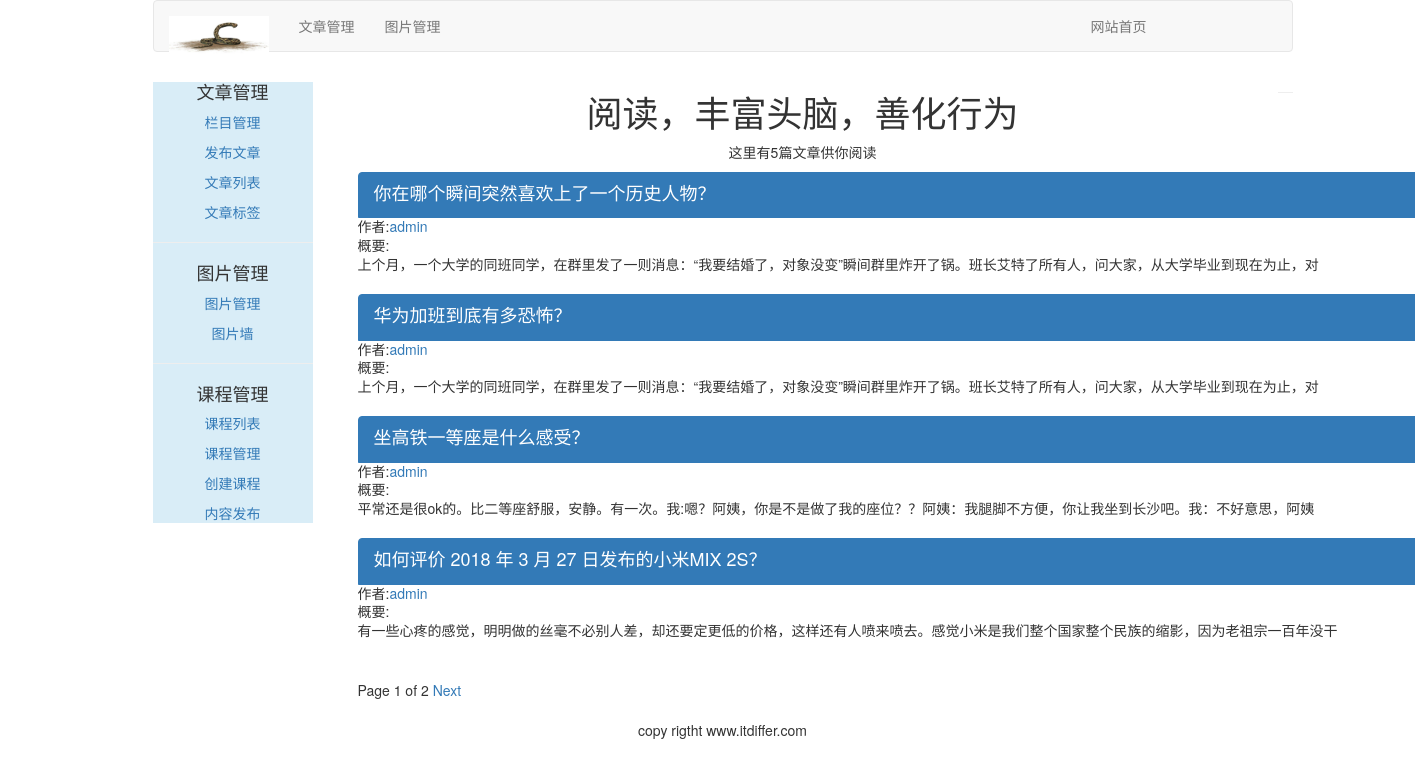
/article/list_article_titles/, run on an earlier commit of the app's database.
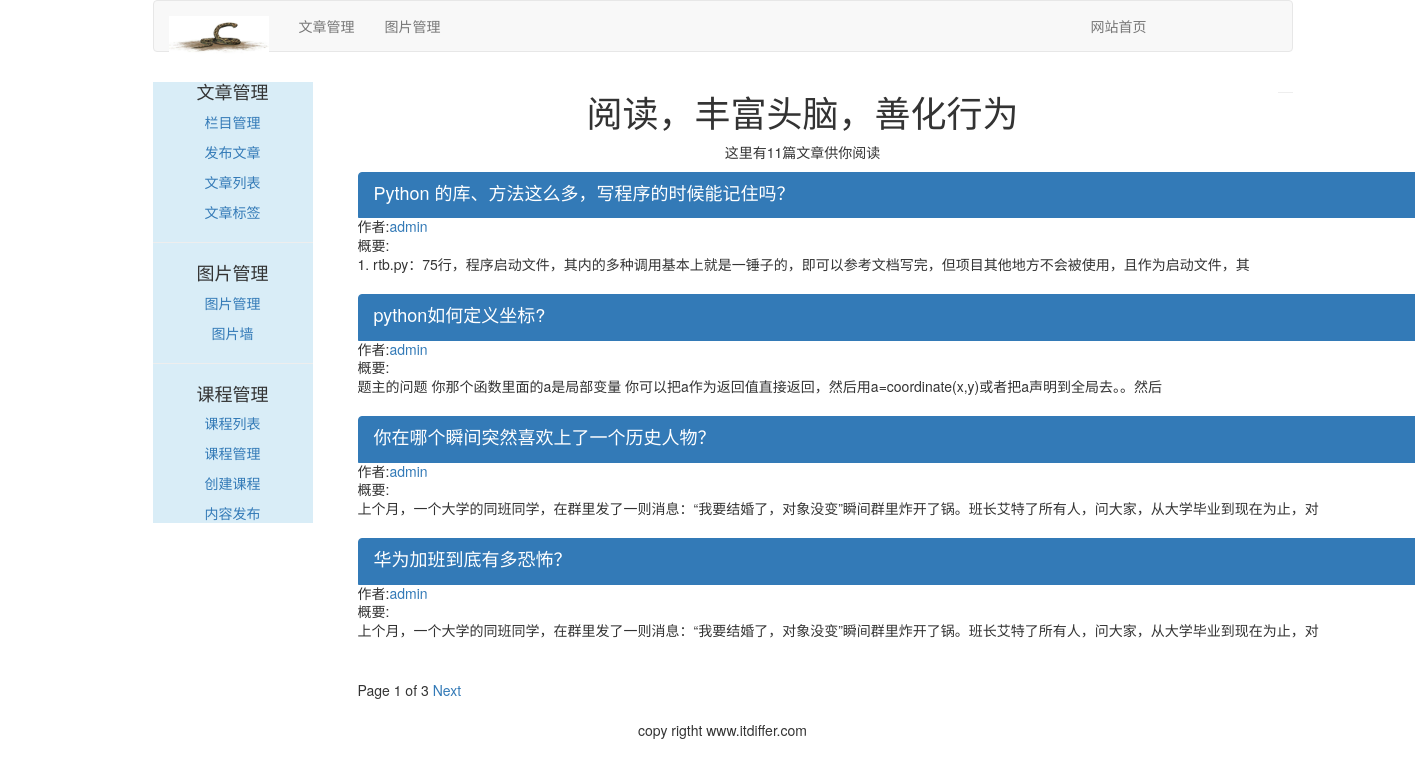
And on a later commit of the database.
### article/models.py (models this page shows, shortened)
class ArticlePost(models.Model):
    author = models.ForeignKey(User, related_name="article", on_delete=models.CASCADE)
    title = models.CharField(max_length=200)
    slug = models.SlugField(max_length=500)
    column = models.ForeignKey(ArticleColumn, related_name='article_column', on_delete=models.CASCADE)
    body = models.TextField()
    created = models.DateTimeField(default=timezone.now())
    updated = models.DateTimeField(auto_now=True)
    user_like = models.ManyToManyField(User, related_name='article_like', blank=True)
    article_tag = models.ManyToManyField(ArticleTag, related_name='article_tag')
    class Meta:
        ordering = ('title',)
        index_together = (('id', 'slug'),)  # 对这两个字段建立索引
    def get_url_path(self):
        return reverse('article:list_article_detail', args=[self.id, self.slug])

### article/list_views.py (the view)
# urls.py: url(r'^list_article_titles/(?P<username>[-\w]+)/$', list_views.article_titles, name="author_articles"),
def article_titles(request, username=None):
    if username:
        user = User.objects.get(username=username)
        article_title = ArticlePost.objects.filter(author=user)
        try:
            userinfo = user.userinfo
        except:
            userinfo = None
    else:
        article_title = ArticlePost.objects.all();
    paginator = Paginator(article_title, 4)
    page = request.GET.get('page')
    try:
        current_page = paginator.page(page)
        articles = current_page.object_list
    except PageNotAnInteger:
        current_page = paginator.page(1)
        articles = current_page.object_list
    except EmptyPage:
        current_page = paginator.page(paginator.num_pages)
        articles = current_page.object_list
    if username:
        return render(request, 'article/list/author_article.html',
                      {"articles": articles, "page": current_page, "userinfo": userinfo, "user": user})
    return render(request, 'article/list/article_title.html', {"articles": articles, "page": current_page})

### article/templatetags/article_tags.py (called while the page is built)
@register.simple_tag
def total_articles():
    return ArticlePost.objects.count()

### templates/article/list/article_title.html (shortened to what this page needs)
{% extends 'article/base.html' %}
{% load article_tags %}
{% block content %}
    <div class="row text-center vertical-middle-sm">
        <h1>阅读，丰富头脑，善化行为</h1>
        <p>这里有{% total_articles %}篇文章供你阅读</p>
    </div>
    <div class="container">
        {% for article in articles %}
            <div class="list-group">
                <a href="{{ article.get_url_path }}" class="list-group-item active">
                    <h4 class="list-group-item-heading">{{ article.title }}</h4></a>
                <p class="list-group-item-text">作者:<a
                        href="{% url 'article:author_articles' article.author.username %}">{{ article.author.username }}</a>
                </p>
                <p class="list-group-item-text">概要:{{ article.body|slice:'70' |linebreaks }}</p>
            </div>
        {% endfor %}
        {% include 'article/paginator.html' %}
    </div>
{% endblock %}

What changed in the data, as far as the page shows it:
no longer on this page (row unchanged): ArticlePost: title "坐高铁一等座是什么感受？", author.username "admin", body "平常还是很ok的。比二等座舒服，安静。有一次。我:嗯？阿姨，你是不是做了我的座位？？阿姨：我腿脚不方便，你让我坐到长沙吧。我：不好意思，阿姨"
no longer on this page (row unchanged): ArticlePost: title "如何评价 2018 年 3 月 27 日发布的小米MIX 2S？", author.username "admin", body "有一些心疼的感觉，明明做的丝毫不必别人差，却还要定更低的价格，这样还有人喷来喷去。感觉小米是我们整个国家整个民族的缩影，因为老祖宗一百年没干"
added ArticlePost: title "Python 的库、方法这么多，写程序的时候能记住吗？", author.username "admin", body "1. rtb.py：75行，程序启动文件，其内的多种调用基本上就是一锤子的，即可以参考文档写完，但项目其他地方不会被使用，且作为启动文件，其"
added ArticlePost: title "python如何定义坐标?", author.username "admin", body "题主的问题 你那个函数里面的a是局部变量 你可以把a作为返回值直接返回，然后用a=coordinate(x,y)或者把a声明到全局去。。然后"
Also different on the page:
{{ page.paginator.num_pages }}: "2" → "3"
text no longer shown: "5"
text now shown: "11"
